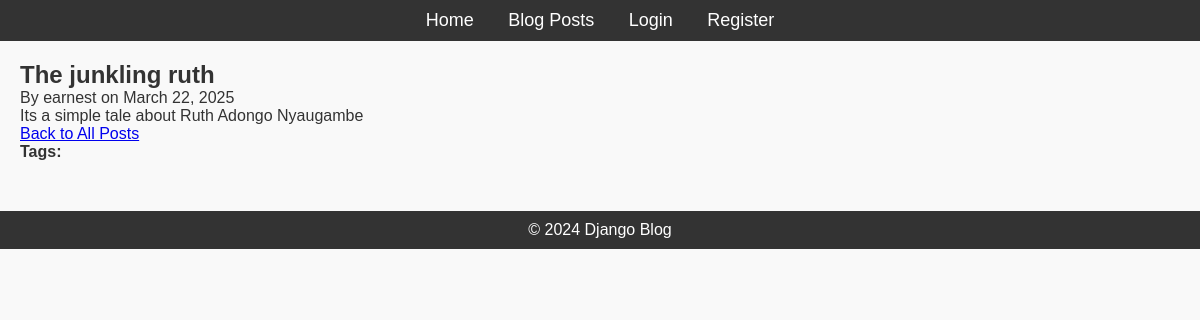
The page /post/10/ on the database its author committed.
### blog/models.py (models this page shows, shortened)
class Post(models.Model):
    title = models.CharField(max_length=200)
    content = models.TextField()
    published_date = models.DateTimeField(auto_now_add=True)
    author = models.ForeignKey(User, on_delete=models.CASCADE, related_name="posts")
    tags = models.ManyToManyField(Tag, related_name='posts', blank=True)

### blog/views.py (the view)
# urls.py: path('post/<int:pk>/', PostDetailView.as_view(), name='post-detail'),
class PostDetailView(DetailView):
    model = Post
    template_name = 'blog/post_detail.html'

### blog/templates/blog/post_detail.html (shortened to what this page needs)
{% extends 'blog/base.html' %} {% block content %}
<h2>{{ post.title }}</h2>
<p>By {{ post.author }} on {{ post.published_date|date:"F j, Y" }}</p>
<p>{{ post.content }}</p>
<a href="{% url 'posts' %}">Back to All Posts</a>
<p>
  <strong>Tags:</strong>
</p>
{% endblock %}

### blog/static/blog/style.css (style rules this page uses)
* { margin: 0; padding: 0; box-sizing: border-box; }
body { font-family: Arial, sans-serif; background-color: #f9f9f9; color: #333; }

### rows shown on the page
Post: title "The junkling ruth", author "earnest", published_date "March 22, 2025", content "Its a simple tale about Ruth Adongo Nyaugambe"
